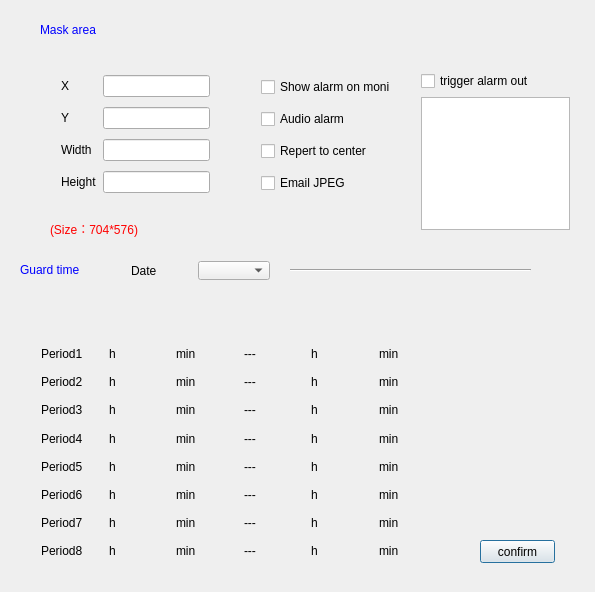
<?xml version="1.0" encoding="UTF-8"?>
<ui version="4.0">
 <class>CHideAlarmClass</class>
 <widget class="QDialog" name="CHideAlarmClass">
  <property name="geometry">
   <rect>
    <x>0</x>
    <y>0</y>
    <width>595</width>
    <height>592</height>
   </rect>
  </property>
  <property name="windowTitle">
   <string>CHideAlarm</string>
  </property>
  <widget class="QWidget" name="layoutWidget_4">
   <property name="geometry">
    <rect>
     <x>30</x>
     <y>332</y>
     <width>421</width>
     <height>241</height>
    </rect>
   </property>
   <layout class="QGridLayout" name="gridLayout_5">
    <item row="0" column="0">
     <layout class="QVBoxLayout" name="verticalLayout_4">
      <item>
       <widget class="QLabel" name="label_8">
        <property name="text">
         <string>Period1</string>
        </property>
       </widget>
      </item>
      <item>
       <widget class="QLabel" name="label_12">
        <property name="text">
         <string>Period2</string>
        </property>
       </widget>
      </item>
      <item>
       <widget class="QLabel" name="label_18">
        <property name="text">
         <string>Period3</string>
        </property>
       </widget>
      </item>
      <item>
       <widget class="QLabel" name="label_30">
        <property name="text">
         <string>Period4</string>
        </property>
       </widget>
      </item>
      <item>
       <widget class="QLabel" name="label_24">
        <property name="text">
         <string>Period5</string>
        </property>
       </widget>
      </item>
      <item>
       <widget class="QLabel" name="label_42">
        <property name="text">
         <string>Period6</string>
        </property>
       </widget>
      </item>
      <item>
       <widget class="QLabel" name="label_36">
        <property name="text">
         <string>Period7</string>
        </property>
       </widget>
      </item>
      <item>
       <widget class="QLabel" name="label_48">
        <property name="text">
         <string>Period8</string>
        </property>
       </widget>
      </item>
     </layout>
    </item>
    <item row="0" column="2">
     <layout class="QVBoxLayout" name="verticalLayout_6">
      <item>
       <widget class="QLabel" name="label_9">
        <property name="text">
         <string>h</string>
        </property>
       </widget>
      </item>
      <item>
       <widget class="QLabel" name="label_13">
        <property name="text">
         <string>h</string>
        </property>
       </widget>
      </item>
      <item>
       <widget class="QLabel" name="label_19">
        <property name="text">
         <string>h</string>
        </property>
       </widget>
      </item>
      <item>
       <widget class="QLabel" name="label_31">
        <property name="text">
         <string>h</string>
        </property>
       </widget>
      </item>
      <item>
       <widget class="QLabel" name="label_25">
        <property name="text">
         <string>h</string>
        </property>
       </widget>
      </item>
      <item>
       <widget class="QLabel" name="label_43">
        <property name="text">
         <string>h</string>
        </property>
       </widget>
      </item>
      <item>
       <widget class="QLabel" name="label_37">
        <property name="text">
         <string>h</string>
        </property>
       </widget>
      </item>
      <item>
       <widget class="QLabel" name="label_49">
        <property name="text">
         <string>h</string>
        </property>
       </widget>
      </item>
     </layout>
    </item>
    <item row="0" column="3">
     <layout class="QVBoxLayout" name="vLayStartMin"/>
    </item>
    <item row="0" column="4">
     <layout class="QVBoxLayout" name="verticalLayout_5">
      <item>
       <widget class="QLabel" name="label_10">
        <property name="text">
         <string>min</string>
        </property>
       </widget>
      </item>
      <item>
       <widget class="QLabel" name="label_14">
        <property name="text">
         <string>min</string>
        </property>
       </widget>
      </item>
      <item>
       <widget class="QLabel" name="label_20">
        <property name="text">
         <string>min</string>
        </property>
       </widget>
      </item>
      <item>
       <widget class="QLabel" name="label_32">
        <property name="text">
         <string>min</string>
        </property>
       </widget>
      </item>
      <item>
       <widget class="QLabel" name="label_26">
        <property name="text">
         <string>min</string>
        </property>
       </widget>
      </item>
      <item>
       <widget class="QLabel" name="label_44">
        <property name="text">
         <string>min</string>
        </property>
       </widget>
      </item>
      <item>
       <widget class="QLabel" name="label_38">
        <property name="text">
         <string>min</string>
        </property>
       </widget>
      </item>
      <item>
       <widget class="QLabel" name="label_50">
        <property name="text">
         <string>min</string>
        </property>
       </widget>
      </item>
     </layout>
    </item>
    <item row="0" column="5">
     <layout class="QVBoxLayout" name="verticalLayout_7">
      <item>
       <widget class="QLabel" name="label_11">
        <property name="text">
         <string>---</string>
        </property>
       </widget>
      </item>
      <item>
       <widget class="QLabel" name="label_15">
        <property name="text">
         <string>---</string>
        </property>
       </widget>
      </item>
      <item>
       <widget class="QLabel" name="label_21">
        <property name="text">
         <string>---</string>
        </property>
       </widget>
      </item>
      <item>
       <widget class="QLabel" name="label_33">
        <property name="text">
         <string>---</string>
        </property>
       </widget>
      </item>
      <item>
       <widget class="QLabel" name="label_27">
        <property name="text">
         <string>---</string>
        </property>
       </widget>
      </item>
      <item>
       <widget class="QLabel" name="label_45">
        <property name="text">
         <string>---</string>
        </property>
       </widget>
      </item>
      <item>
       <widget class="QLabel" name="label_39">
        <property name="text">
         <string>---</string>
        </property>
       </widget>
      </item>
      <item>
       <widget class="QLabel" name="label_51">
        <property name="text">
         <string>---</string>
        </property>
       </widget>
      </item>
     </layout>
    </item>
    <item row="0" column="6">
     <layout class="QVBoxLayout" name="vLayEndHour"/>
    </item>
    <item row="0" column="7">
     <layout class="QVBoxLayout" name="verticalLayout_8">
      <item>
       <widget class="QLabel" name="label_16">
        <property name="text">
         <string>h</string>
        </property>
       </widget>
      </item>
      <item>
       <widget class="QLabel" name="label_17">
        <property name="text">
         <string>h</string>
        </property>
       </widget>
      </item>
      <item>
       <widget class="QLabel" name="label_22">
        <property name="text">
         <string>h</string>
        </property>
       </widget>
      </item>
      <item>
       <widget class="QLabel" name="label_34">
        <property name="text">
         <string>h</string>
        </property>
       </widget>
      </item>
      <item>
       <widget class="QLabel" name="label_28">
        <property name="text">
         <string>h</string>
        </property>
       </widget>
      </item>
      <item>
       <widget class="QLabel" name="label_46">
        <property name="text">
         <string>h</string>
        </property>
       </widget>
      </item>
      <item>
       <widget class="QLabel" name="label_40">
        <property name="text">
         <string>h</string>
        </property>
       </widget>
      </item>
      <item>
       <widget class="QLabel" name="label_52">
        <property name="text">
         <string>h</string>
        </property>
       </widget>
      </item>
     </layout>
    </item>
    <item row="0" column="8">
     <layout class="QVBoxLayout" name="vLayEndMin"/>
    </item>
    <item row="0" column="9">
     <layout class="QVBoxLayout" name="verticalLayout_3">
      <item>
       <widget class="QLabel" name="label_23">
        <property name="text">
         <string>min</string>
        </property>
       </widget>
      </item>
      <item>
       <widget class="QLabel" name="label_29">
        <property name="text">
         <string>min</string>
        </property>
       </widget>
      </item>
      <item>
       <widget class="QLabel" name="label_35">
        <property name="text">
         <string>min</string>
        </property>
       </widget>
      </item>
      <item>
       <widget class="QLabel" name="label_41">
        <property name="text">
         <string>min</string>
        </property>
       </widget>
      </item>
      <item>
       <widget class="QLabel" name="label_47">
        <property name="text">
         <string>min</string>
        </property>
       </widget>
      </item>
      <item>
       <widget class="QLabel" name="label_53">
        <property name="text">
         <string>min</string>
        </property>
       </widget>
      </item>
      <item>
       <widget class="QLabel" name="label_54">
        <property name="text">
         <string>min</string>
        </property>
       </widget>
      </item>
      <item>
       <widget class="QLabel" name="label_55">
        <property name="text">
         <string>min</string>
        </property>
       </widget>
      </item>
     </layout>
    </item>
    <item row="0" column="1">
     <layout class="QVBoxLayout" name="vLayStartHour"/>
    </item>
   </layout>
  </widget>
  <widget class="Line" name="line_3">
   <property name="geometry">
    <rect>
     <x>290</x>
     <y>260</y>
     <width>241</width>
     <height>20</height>
    </rect>
   </property>
   <property name="orientation">
    <enum>Qt::Horizontal</enum>
   </property>
  </widget>
  <widget class="QLabel" name="label_7">
   <property name="geometry">
    <rect>
     <x>20</x>
     <y>260</y>
     <width>131</width>
     <height>21</height>
    </rect>
   </property>
   <property name="text">
    <string>&lt;!DOCTYPE HTML PUBLIC &quot;-//W3C//DTD HTML 4.0//EN&quot; &quot;http://www.w3.org/TR/REC-html40/strict.dtd&quot;&gt;
&lt;html&gt;&lt;head&gt;&lt;meta name=&quot;qrichtext&quot; content=&quot;1&quot; /&gt;&lt;style type=&quot;text/css&quot;&gt;
p, li { white-space: pre-wrap; }
&lt;/style&gt;&lt;/head&gt;&lt;body style=&quot; font-family:'宋体'; font-size:9pt; font-weight:400; font-style:normal;&quot;&gt;
&lt;p style=&quot; margin-top:0px; margin-bottom:0px; margin-left:0px; margin-right:0px; -qt-block-indent:0; text-indent:0px;&quot;&gt;&lt;span style=&quot; color:#0000ff;&quot;&gt;Guard time&lt;/span&gt;&lt;/p&gt;&lt;/body&gt;&lt;/html&gt;</string>
   </property>
  </widget>
  <widget class="QLabel" name="label_4">
   <property name="geometry">
    <rect>
     <x>40</x>
     <y>20</y>
     <width>221</width>
     <height>21</height>
    </rect>
   </property>
   <property name="text">
    <string>&lt;!DOCTYPE HTML PUBLIC &quot;-//W3C//DTD HTML 4.0//EN&quot; &quot;http://www.w3.org/TR/REC-html40/strict.dtd&quot;&gt;
&lt;html&gt;&lt;head&gt;&lt;meta name=&quot;qrichtext&quot; content=&quot;1&quot; /&gt;&lt;style type=&quot;text/css&quot;&gt;
p, li { white-space: pre-wrap; }
&lt;/style&gt;&lt;/head&gt;&lt;body style=&quot; font-family:'宋体'; font-size:9pt; font-weight:400; font-style:normal;&quot;&gt;
&lt;p style=&quot; margin-top:0px; margin-bottom:0px; margin-left:0px; margin-right:0px; -qt-block-indent:0; text-indent:0px;&quot;&gt;&lt;span style=&quot; color:#0000ff;&quot;&gt;Mask area&lt;/span&gt;&lt;/p&gt;&lt;/body&gt;&lt;/html&gt;</string>
   </property>
  </widget>
  <widget class="QWidget" name="layoutWidget_5">
   <property name="geometry">
    <rect>
     <x>120</x>
     <y>250</y>
     <width>161</width>
     <height>41</height>
    </rect>
   </property>
   <layout class="QGridLayout" name="gridLayout_6">
    <item row="0" column="0">
     <widget class="QLabel" name="label_3">
      <property name="text">
       <string>Date</string>
      </property>
     </widget>
    </item>
    <item row="0" column="1">
     <widget class="QComboBox" name="comboWeekDay"/>
    </item>
   </layout>
  </widget>
  <widget class="QWidget" name="layoutWidget_2">
   <property name="geometry">
    <rect>
     <x>250</x>
     <y>60</y>
     <width>151</width>
     <height>151</height>
    </rect>
   </property>
   <layout class="QGridLayout" name="gridLayout_3">
    <item row="0" column="0">
     <widget class="QCheckBox" name="checkbo01">
      <property name="text">
       <string>Show alarm on monitor</string>
      </property>
     </widget>
    </item>
    <item row="1" column="0">
     <widget class="QCheckBox" name="checkbo02">
      <property name="text">
       <string>Audio alarm</string>
      </property>
     </widget>
    </item>
    <item row="2" column="0">
     <widget class="QCheckBox" name="checkbo04">
      <property name="text">
       <string>Repert to center</string>
      </property>
     </widget>
    </item>
    <item row="3" column="0">
     <widget class="QCheckBox" name="checkbo10">
      <property name="text">
       <string>Email JPEG     </string>
      </property>
     </widget>
    </item>
   </layout>
  </widget>
  <widget class="QWidget" name="layoutWidget_3">
   <property name="geometry">
    <rect>
     <x>410</x>
     <y>60</y>
     <width>171</width>
     <height>181</height>
    </rect>
   </property>
   <layout class="QGridLayout" name="gridLayout_4">
    <item row="0" column="0">
     <widget class="QCheckBox" name="checkbo08">
      <property name="text">
       <string>trigger alarm out</string>
      </property>
     </widget>
    </item>
    <item row="1" column="0">
     <widget class="QTableWidget" name="tableAlarmOut"/>
    </item>
   </layout>
  </widget>
  <widget class="QPushButton" name="btnSave">
   <property name="geometry">
    <rect>
     <x>480</x>
     <y>540</y>
     <width>75</width>
     <height>23</height>
    </rect>
   </property>
   <property name="text">
    <string>confirm</string>
   </property>
  </widget>
  <widget class="QWidget" name="layoutWidget">
   <property name="geometry">
    <rect>
     <x>50</x>
     <y>60</y>
     <width>171</width>
     <height>151</height>
    </rect>
   </property>
   <layout class="QGridLayout" name="gridLayout">
    <item row="0" column="0">
     <widget class="QLabel" name="label">
      <property name="text">
       <string>X</string>
      </property>
     </widget>
    </item>
    <item row="0" column="1">
     <widget class="QLineEdit" name="editHideAlarmAreaTopLeftX"/>
    </item>
    <item row="1" column="0">
     <widget class="QLabel" name="label_2">
      <property name="text">
       <string>Y</string>
      </property>
     </widget>
    </item>
    <item row="1" column="1">
     <widget class="QLineEdit" name="editHideAlarmAreaTopLeftY"/>
    </item>
    <item row="2" column="0">
     <widget class="QLabel" name="label_6">
      <property name="text">
       <string>Width</string>
      </property>
     </widget>
    </item>
    <item row="2" column="1">
     <widget class="QLineEdit" name="editHideAlarmAreaWidth"/>
    </item>
    <item row="3" column="0">
     <widget class="QLabel" name="label_5">
      <property name="text">
       <string>Height</string>
      </property>
     </widget>
    </item>
    <item row="3" column="1">
     <widget class="QLineEdit" name="editHideAlarmAreaHeight"/>
    </item>
   </layout>
  </widget>
  <widget class="QLabel" name="label_56">
   <property name="geometry">
    <rect>
     <x>50</x>
     <y>219</y>
     <width>151</width>
     <height>21</height>
    </rect>
   </property>
   <property name="text">
    <string>&lt;!DOCTYPE HTML PUBLIC &quot;-//W3C//DTD HTML 4.0//EN&quot; &quot;http://www.w3.org/TR/REC-html40/strict.dtd&quot;&gt;
&lt;html&gt;&lt;head&gt;&lt;meta name=&quot;qrichtext&quot; content=&quot;1&quot; /&gt;&lt;style type=&quot;text/css&quot;&gt;
p, li { white-space: pre-wrap; }
&lt;/style&gt;&lt;/head&gt;&lt;body style=&quot; font-family:'宋体'; font-size:9pt; font-weight:400; font-style:normal;&quot;&gt;
&lt;p style=&quot; margin-top:0px; margin-bottom:0px; margin-left:0px; margin-right:0px; -qt-block-indent:0; text-indent:0px;&quot;&gt;&lt;span style=&quot; color:#ff0000;&quot;&gt;(Size：704*576)&lt;/span&gt;&lt;/p&gt;&lt;/body&gt;&lt;/html&gt;</string>
   </property>
  </widget>
 </widget>
 <layoutdefault spacing="6" margin="11"/>
 <resources/>
 <connections/>
</ui>
